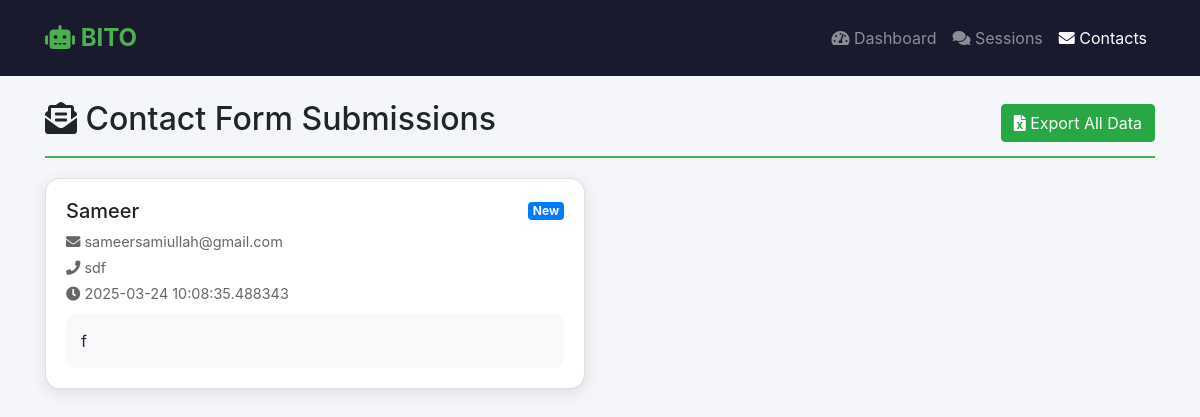
Before: /contacts (signed in) with the older database file.
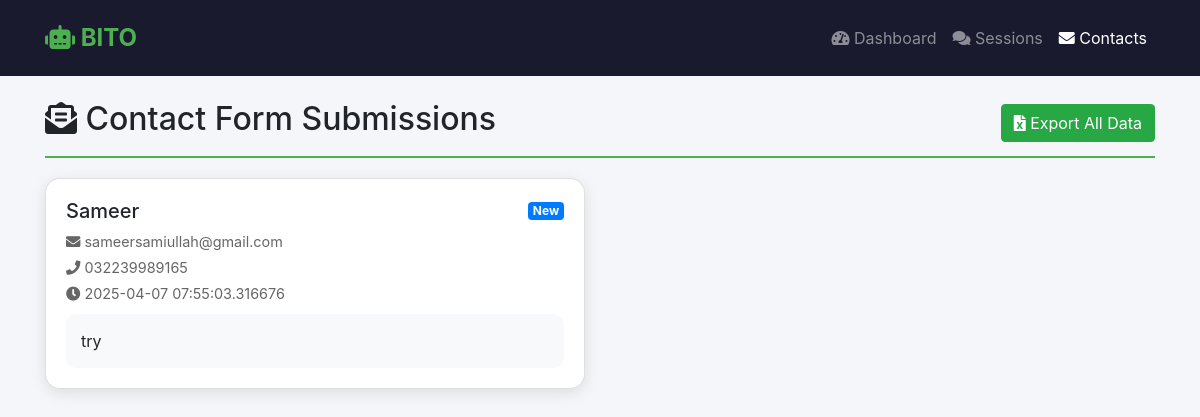
After: the same page with the newer database file.
### tables this page shows
CREATE TABLE contact_forms (
	id INTEGER NOT NULL, 
	name VARCHAR(100) NOT NULL, 
	email VARCHAR(100) NOT NULL, 
	phone VARCHAR(20) NOT NULL, 
	message TEXT, 
	submission_date DATETIME, 
	status VARCHAR(20), 
	PRIMARY KEY (id)
);

### admin_panel/app.py (the view)
@app.route('/contacts')
@admin_required
def view_contacts():
    try:
        conn = get_db_connection()
        cursor = conn.cursor()
        cursor.execute('SELECT * FROM contact_forms ORDER BY submission_date DESC')
        contacts = cursor.fetchall()
        conn.close()
        return render_template('contacts.html', contacts=contacts)
    except sqlite3.Error as e:
        return "Database error", 500

### admin_panel/app.py (called while the page is built)
def admin_required(f):
    @wraps(f)
    def decorated_function(*args, **kwargs):
        if 'admin_logged_in' not in session:
            return redirect(url_for('login'))
        return f(*args, **kwargs)
    return decorated_function

def get_db_connection():
    try:
        conn = sqlite3.connect(DATABASE_PATH)
        conn.row_factory = sqlite3.Row
        return conn
    except sqlite3.Error as e:
        print(f"Database error: {e}")
        return None

### admin_panel/templates/contacts.html (shortened to what this page needs)
<!DOCTYPE html>
<html>
<head>
    <link rel="stylesheet" href="https://stackpath.bootstrapcdn.com/bootstrap/4.5.2/css/bootstrap.min.css">
    <link rel="stylesheet" href="https://cdnjs.cloudflare.com/ajax/libs/font-awesome/5.15.4/css/all.min.css">
</head>
<body>
    <nav class="navbar navbar-expand-lg navbar-dark navbar-bito">
        <div class="container">
            <a class="navbar-brand" href="#"><i class="fas fa-robot"></i> BITO</a>
            <div class="navbar-nav ml-auto">
                <a class="nav-item nav-link" href="{{ url_for('dashboard') }}">
                    <i class="fas fa-tachometer-alt"></i> Dashboard
                </a>
                <a class="nav-item nav-link" href="{{ url_for('view_sessions') }}">
                    <i class="fas fa-comments"></i> Sessions
                </a>
                <a class="nav-item nav-link active" href="{{ url_for('view_contacts') }}">
                    <i class="fas fa-envelope"></i> Contacts
                </a>
            </div>
        </div>
    </nav>
    <div class="container mt-4">
        <div class="contact-header d-flex justify-content-between align-items-center">
            <h2><i class="fas fa-envelope-open-text"></i> Contact Form Submissions</h2>
            <a href="{{ url_for('export_data') }}" class="btn btn-success">
                <i class="fas fa-file-excel"></i> Export All Data
            </a>
        </div>
        <div class="row">
            {% for contact in contacts %}
            <div class="col-md-6">
                <div class="card contact-card">
                    <div class="card-body">
                        <div class="d-flex justify-content-between align-items-center">
                            <h5 class="card-title mb-0">{{ contact['name'] }}</h5>
                            <span class="badge badge-primary">New</span>
                        </div>
                        <div class="contact-info mt-2">
                            <p class="mb-1">
                                <i class="fas fa-envelope"></i> {{ contact['email'] }}
                            </p>
                            <p class="mb-1">
                                <i class="fas fa-phone"></i> {{ contact['phone'] }}
                            </p>
                            <p class="mb-1">
                                <i class="fas fa-clock"></i> {{ contact['submission_date'] }}
                            </p>
                        </div>
                        <div class="message-content">
                            <p class="mb-0">{{ contact['message'] }}</p>
                        </div>
                    </div>
                </div>
            </div>
            {% endfor %}
        </div>
    </div>
</body>
</html>

Changed rows visible on the page:
changed contact_forms "Sameer": phone "sdf" → "032239989165"; submission_date "2025-03-24 10:08:35.488343" → "2025-04-07 07:55:03.316676"; message "f" → "try"
